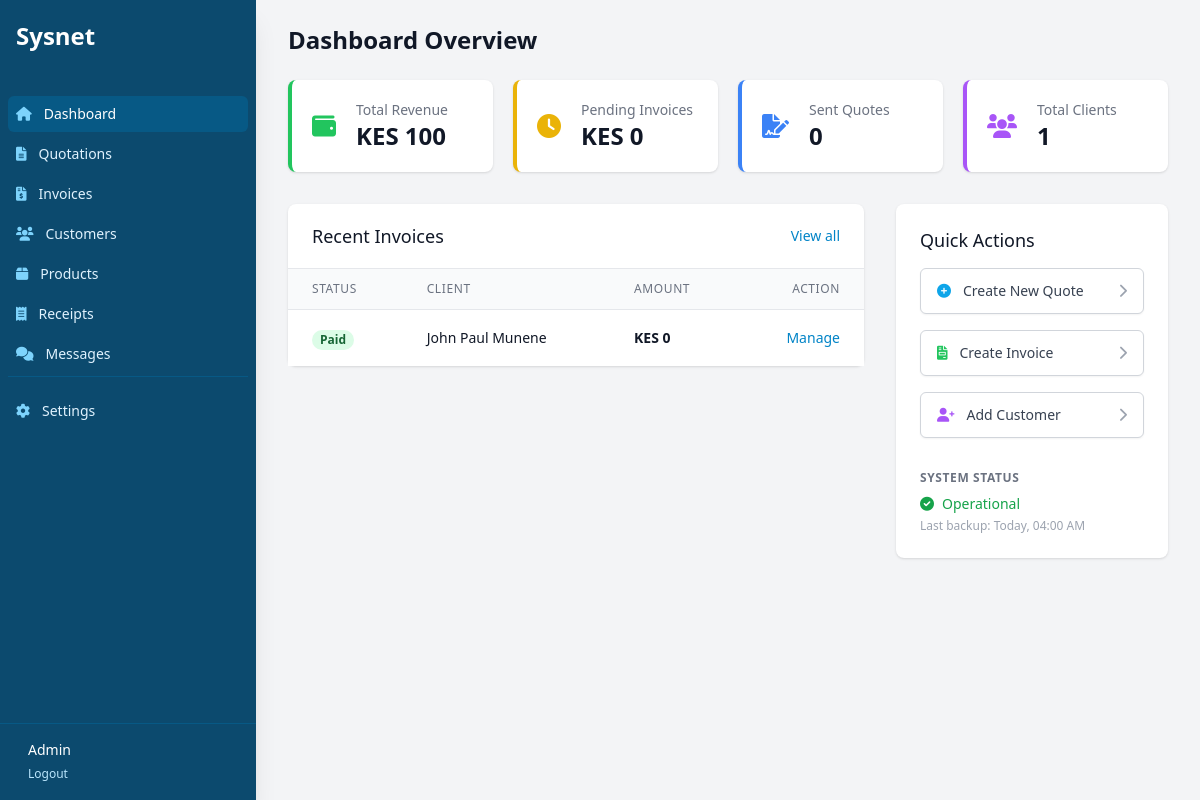
Page /billing/ (signed in) on the earlier database version.
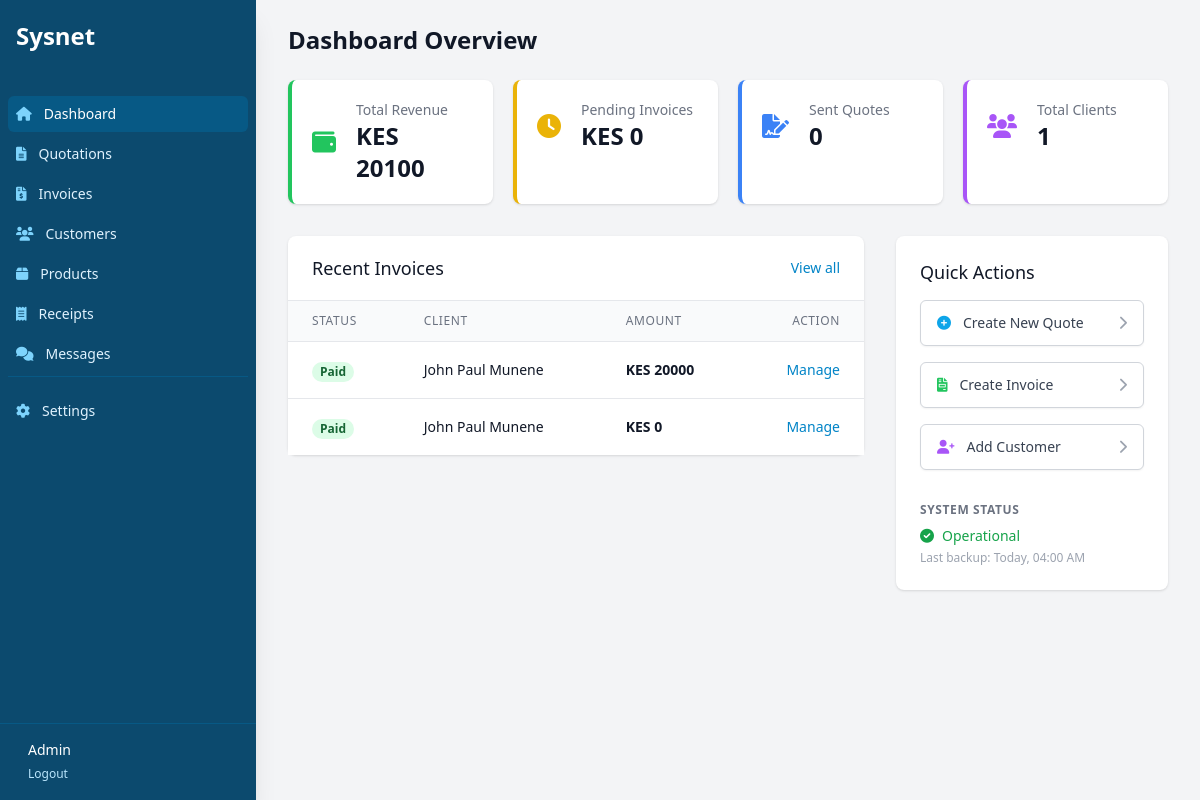
Same page on the later database version.
### billing/models.py (models this page shows, shortened)
class Invoice(models.Model):
    PENDING = 'pending'
    PAID = 'paid'
    OVERDUE = 'overdue'
    STATUS_CHOICES = [
        (PENDING, 'Pending'),
        (PAID, 'Paid'),
        (OVERDUE, 'Overdue'),
    ]
    customer = models.ForeignKey(Customer, on_delete=models.CASCADE)
    quotation = models.OneToOneField(Quotation, on_delete=models.SET_NULL, null=True, blank=True)
    date = models.DateField(default=timezone.now)
    due_date = models.DateField(null=True, blank=True)
    status = models.CharField(max_length=10, choices=STATUS_CHOICES, default=PENDING)
    created_at = models.DateTimeField(auto_now_add=True)
    @property
    def total_amount(self):
        return self.items.aggregate(total=Sum(models.F('quantity') * models.F('unit_price')))['total'] or 0

class Customer(models.Model):
    name = models.CharField(max_length=200)
    email = models.EmailField(blank=True, null=True)
    phone = models.CharField(max_length=20, blank=True, null=True)
    address = models.TextField(blank=True, null=True)
    created_at = models.DateTimeField(auto_now_add=True)

### billing/views.py (the view)
# urls.py: path('', views.dashboard, name='dashboard'),
@login_required
def dashboard(request):
    total_revenue = Receipt.objects.aggregate(total=Sum('amount'))['total'] or 0
    pending_invoices_amount = 0
    pending_invoices = Invoice.objects.filter(status__in=[Invoice.PENDING, Invoice.OVERDUE])
    for inv in pending_invoices:
        pending_invoices_amount += inv.balance_due
    total_customers = Customer.objects.count()
    active_quotes = Quotation.objects.filter(status=Quotation.SENT).count()
    recent_invoices = Invoice.objects.select_related('customer').order_by('-created_at')[:5]
    context = {
        'total_revenue': total_revenue,
        'pending_invoices_amount': pending_invoices_amount,
        'total_customers': total_customers,
        'active_quotes': active_quotes,
        'recent_invoices': recent_invoices,
    }
    return render(request, 'billing/dashboard.html', context)

### billing/context_processors.py (called while the page is built)
def company_info(request):
    return {
        'company': CompanyProfile.objects.first()
    }

def unread_count(request):
    if request.user.is_authenticated:
        return {'unread_count': ContactMessage.objects.filter(is_read=False).count()}
    return {'unread_count': 0}

### templates/billing/dashboard.html (shortened to what the changed rows need)
{% extends 'billing/base_dashboard.html' %}
{% block dashboard_content %}
    <div class="grid grid-cols-1 gap-5 sm:grid-cols-2 lg:grid-cols-4 mb-8">
        <div class="bg-white overflow-hidden shadow rounded-lg border-l-4 border-green-500">
            <div class="p-5">
                <div class="flex items-center">
                    <div class="ml-5 w-0 flex-1">
                        <dl>
                            <dt class="text-sm font-medium text-gray-500 truncate">Total Revenue</dt>
                            <dd class="text-2xl font-bold text-gray-900">KES {{ total_revenue }}</dd>
                        </dl>
                    </div>
                </div>
            </div>
        </div>
    </div>
    <div class="grid grid-cols-1 lg:grid-cols-3 gap-8">
        <div class="lg:col-span-2">
            <div class="bg-white shadow rounded-lg">
                <div class="overflow-x-auto">
                    <table class="min-w-full divide-y divide-gray-200">
                        <thead class="bg-gray-50">
                            <tr>
                                <th class="px-6 py-3 text-left text-xs font-medium text-gray-500 uppercase tracking-wider">Status</th>
                                <th class="px-6 py-3 text-left text-xs font-medium text-gray-500 uppercase tracking-wider">Client</th>
                                <th class="px-6 py-3 text-left text-xs font-medium text-gray-500 uppercase tracking-wider">Amount</th>
                                <th class="px-6 py-3 text-right text-xs font-medium text-gray-500 uppercase tracking-wider">Action</th>
                            </tr>
                        </thead>
                        <tbody class="bg-white divide-y divide-gray-200">
                            {% for invoice in recent_invoices %}
                            <tr>
                                <td class="px-6 py-4 whitespace-nowrap">
                                    <span class="px-2 inline-flex text-xs leading-5 font-semibold rounded-full
                                        {% if invoice.status == 'paid' %}bg-green-100 text-green-800
                                        {% elif invoice.status == 'pending' %}bg-yellow-100 text-yellow-800
                                        {% else %}bg-red-100 text-red-800{% endif %}">
                                        {{ invoice.get_status_display }}
                                    </span>
                                </td>
                                <td class="px-6 py-4 whitespace-nowrap text-sm text-gray-900">{{ invoice.customer.name }}</td>
                                <td class="px-6 py-4 whitespace-nowrap text-sm text-gray-900 font-bold">KES {{ invoice.total_amount }}</td>
                                <td class="px-6 py-4 whitespace-nowrap text-right text-sm font-medium">
                                    <a href="{% url 'invoice_detail' invoice.pk %}" class="text-brand-600 hover:text-brand-900">Manage</a>
                                </td>
                            </tr>
                            {% empty %}
                            <tr>
                                <td colspan="4" class="px-6 py-4 text-center text-sm text-gray-500">No recent activity.</td>
                            </tr>
                            {% endfor %}
                        </tbody>
                    </table>
                </div>
            </div>
        </div>
    </div>
{% endblock %}

Differences in the rows shown:
added Invoice: status "Paid", customer.name "John Paul Munene", total_amount "20000"
Other differences:
{{ total_revenue }}: "100" → "20100"
